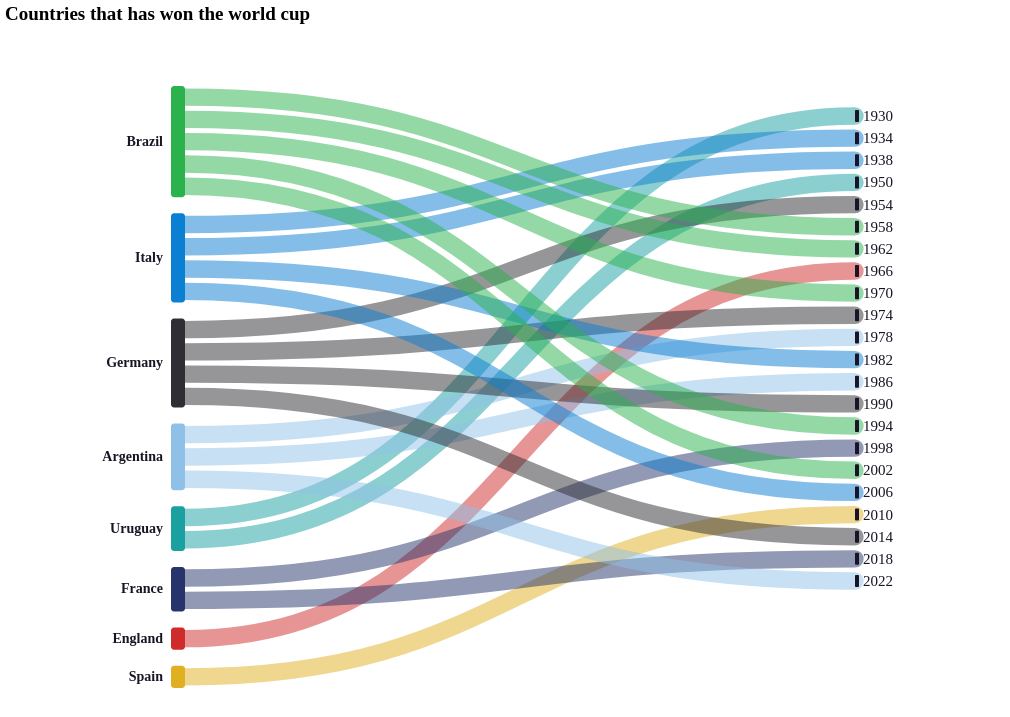

Express this chart as Vega-Lite.
### Vega specification from a JSON file in a GitHub repository (floating-point values rounded to 4 significant figures)
{"$schema": "https://vega.github.io/schema/vega/v5.json", "width": 1000, "height": 560, "padding": 5, "background": null, "autosize": "pad", "title": {"text": "Countries that has won the world cup", "font": "AusWC2026", "fontSize": 19, "anchor": "start", "offset": 12}, "signals": [{"name": "selCountry", "value": "All", "bind": {"input": "radio", "name": " ", "options": ["All", "Brazil", "Italy", "Germany", "Argentina", "Uruguay", "France", "England", "Spain"]}}], "data": [{"name": "titles", "values": [{"country": "Brazil", "year": 1958, "total": 5, "note": "First title in Sweden — a 17-year-old Pelé announces himself"}, {"country": "Brazil", "year": 1962, "total": 5, "note": "Back-to-back champions, in Chile"}, {"country": "Brazil", "year": 1970, "total": 5, "note": "Perfect 6 from 6 — often called the greatest team ever"}, {"country": "Brazil", "year": 1994, "total": 5, "note": "Ends a 24-year wait, won in the USA"}, {"country": "Brazil", "year": 2002, "total": 5, "note": "Perfect 7 from 7 — Ronaldo's redemption"}, {"country": "Italy", "year": 1934, "total": 4, "note": "First title, on home soil"}, {"country": "Italy", "year": 1938, "total": 4, "note": "Back-to-back, in France"}, {"country": "Italy", "year": 1982, "total": 4, "note": "Paolo Rossi fires Italy to glory in Spain"}, {"country": "Italy", "year": 2006, "total": 4, "note": "Won on penalties in Berlin"}, {"country": "Germany", "year": 1954, "total": 4, "note": "The Miracle of Bern"}, {"country": "Germany", "year": 1974, "total": 4, "note": "Beckenbauer lifts the trophy at home"}, {"country": "Germany", "year": 1990, "total": 4, "note": "Third star, won in Italy"}, {"country": "Germany", "year": 2014, "total": 4, "note": "7–1 over Brazil en route to the title"}, {"country": "Argentina", "year": 1978, "total": 3, "note": "First title, on home soil"}, {"country": "Argentina", "year": 1986, "total": 3, "note": "Maradona's tournament in Mexico"}, {"country": "Argentina", "year": 2022, "total": 3, "note": "Messi's crowning glory in Qatar"}, {"country": "Uruguay", "year": 1930, "total": 2, "note": "Champions of the first-ever World Cup"}, {"country": "Uruguay", "year": 1950, "total": 2, "note": "The Maracanazo — silenced Brazil at home"}, {"country": "France", "year": 1998, "total": 2, "note": "Zidane leads les Bleus at home"}, {"country": "France", "year": 2018, "total": 2, "note": "A young side triumphs in Russia"}, {"country": "England", "year": 1966, "total": 1, "note": "Their only title, won at Wembley"}, {"country": "Spain", "year": 2010, "total": 1, "note": "First title, won in South Africa"}]}, {"name": "countryOrder", "values": [{"country": "Brazil", "ord": 0, "color": "#2bb24c"}, {"country": "Italy", "ord": 1, "color": "#0b7fd1"}, {"country": "Germany", "ord": 2, "color": "#2e2e34"}, {"country": "Argentina", "ord": 3, "color": "#8fc1e8"}, {"country": "Uruguay", "ord": 4, "color": "#1ba0a2"}, {"country": "France", "ord": 5, "color": "#26346b"}, {"country": "England", "ord": 6, "color": "#cf2b2b"}, {"country": "Spain", "ord": 7, "color": "#e0b020"}]}, {"name": "countryNodes", "source": "titles", "transform": [{"type": "aggregate", "groupby": ["country", "total"]}, {"type": "lookup", "from": "countryOrder", "key": "country", "fields": ["country"], "values": ["ord", "color"]}, {"type": "collect", "sort": {"field": "ord"}}, {"type": "stack", "field": "total", "offset": "zero", "sort": {"field": "ord"}}, {"type": "formula", "as": "y0", "expr": "scale('cY', datum.y0) + datum.ord * 16"}, {"type": "formula", "as": "y1", "expr": "scale('cY', datum.y1) + datum.ord * 16"}, {"type": "formula", "as": "yc", "expr": "(datum.y0 + datum.y1)/2"}, {"type": "formula", "as": "slot", "expr": "(datum.y1 - datum.y0) / datum.total"}]}, {"name": "yearNodes", "source": "titles", "transform": [{"type": "aggregate", "groupby": ["year"]}, {"type": "collect", "sort": {"field": "year"}}, {"type": "window", "ops": ["row_number"], "as": ["yi"]}, {"type": "formula", "as": "yc", "expr": "80 + (datum.yi - 1) * ((height - 95) / 21)"}]}, {"name": "links", "source": "titles", "transform": [{"type": "collect", "sort": {"field": "year"}}, {"type": "window", "groupby": ["country"], "ops": ["rank"], "as": ["cseq"]}, {"type": "lookup", "from": "countryNodes", "key": "country", "fields": ["country"], "values": ["y0", "y1", "yc", "total", "color", "slot"], "as": ["cY0", "cY1", "cyc", "ctotal", "ccolor", "cslot"]}, {"type": "lookup", "from": "yearNodes", "key": "year", "fields": ["year"], "values": ["yc"], "as": ["yyc"]}, {"type": "formula", "as": "anchorY", "expr": "datum.cY0 + (datum.cseq - 0.5) * datum.cslot"}, {"type": "formula", "as": "lw", "expr": "max(3, datum.cslot * 0.78)"}, {"type": "formula", "as": "sx", "expr": "180"}, {"type": "formula", "as": "tx", "expr": "width - 150"}]}], "scales": [{"name": "cY", "type": "linear", "domain": [0, 22], "range": [50, {"signal": "height - 20"}]}], "marks": [{"type": "path", "name": "ribbons", "from": {"data": "links"}, "encode": {"update": {"stroke": {"field": "ccolor"}, "strokeWidth": {"field": "lw"}, "strokeOpacity": {"signal": "selCountry == 'All' ? 0.5 : (datum.country === selCountry ? 0.92 : 0.04)"}, "strokeCap": {"value": "round"}, "fill": {"value": null}, "tooltip": {"signal": "{'Country': datum.country, 'Year': datum.year, 'Total titles': datum.ctotal, 'Story': datum.note}"}, "path": {"signal": "'M' + datum.sx + ',' + datum.anchorY + 'C' + ((datum.sx+datum.tx)/2) + ',' + datum.anchorY + ' ' + ((datum.sx+datum.tx)/2) + ',' + datum.yyc + ' ' + datum.tx + ',' + datum.yyc"}}}}, {"type": "rect", "name": "countryNodesMark", "from": {"data": "countryNodes"}, "encode": {"update": {"x": {"value": 166}, "x2": {"value": 180}, "y": {"field": "y0"}, "y2": {"field": "y1"}, "fill": {"field": "color"}, "fillOpacity": {"signal": "selCountry == 'All' || datum.country === selCountry ? 1 : 0.2"}, "cornerRadius": {"value": 3}, "tooltip": {"signal": "{'Country': datum.country, 'Total titles': datum.total}"}}}}, {"type": "text", "name": "countryLabels", "from": {"data": "countryNodes"}, "encode": {"update": {"x": {"value": 158}, "y": {"field": "yc"}, "text": {"field": "country"}, "align": {"value": "right"}, "baseline": {"value": "middle"}, "font": {"value": "ClashDisplay"}, "fontSize": {"value": 14}, "fontWeight": {"value": "bold"}, "fill": {"value": "#1a1526"}, "fillOpacity": {"signal": "selCountry == 'All' || datum.country === selCountry ? 1 : 0.25"}}}}, {"type": "rect", "name": "yearNodesMark", "from": {"data": "yearNodes"}, "encode": {"update": {"x": {"signal": "width - 150"}, "x2": {"signal": "width - 146"}, "y": {"field": "yc", "offset": -6}, "y2": {"field": "yc", "offset": 6}, "fill": {"value": "#1a1526"}, "cornerRadius": {"value": 1}}}}, {"type": "text", "name": "yearLabels", "from": {"data": "yearNodes"}, "encode": {"update": {"x": {"signal": "width - 142"}, "y": {"field": "yc"}, "text": {"field": "year", "format": "d"}, "align": {"value": "left"}, "baseline": {"value": "middle"}, "font": {"value": "AusWC2026"}, "fontSize": {"value": 15}, "fill": {"value": "#1a1526"}}}}]}
